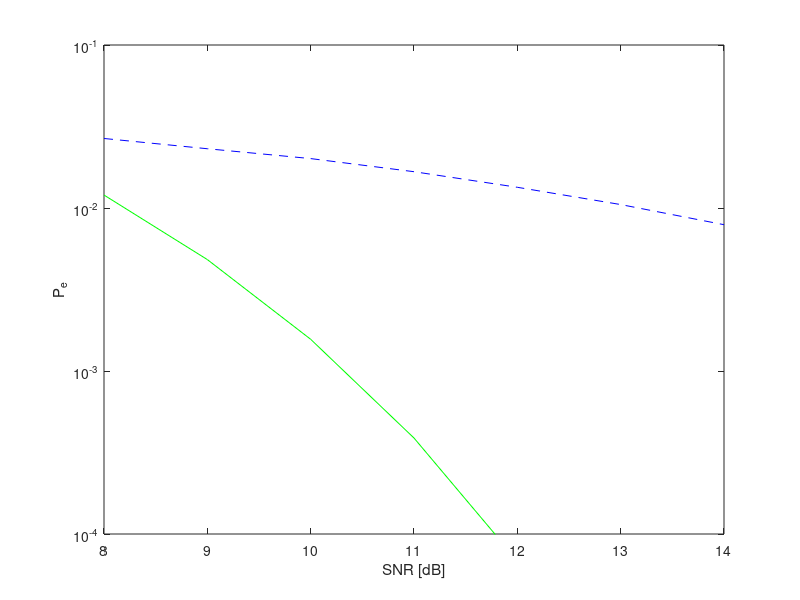

Recreate this plot in MATLAB.
clear all; close all; clc;

Perr=[0.0267 0.0231 0.0201 0.0167 0.0134 0.0105 0.0079];
SNR=[8:14];
SNR_lin = 10.^(SNR./10);
sigma_a = 2;
M = 4;
awgn_bound = 4*(1-1/sqrt(M))*qfunc(sqrt(SNR_lin/(sigma_a/2)));


figure,
plot(SNR, 10*log10(Perr),'b--'), hold on, plot(SNR, 10*log10(awgn_bound),'g')
ylim([10*log10(10^-4) 10*log10(10^-1)])
yticks([-40 -30 -20 -10])
yticklabels({'10^{-4}','10^{-3}','10^{-2}','10^{-1}'})
xlabel('SNR [dB]')
ylabel('P_e')
